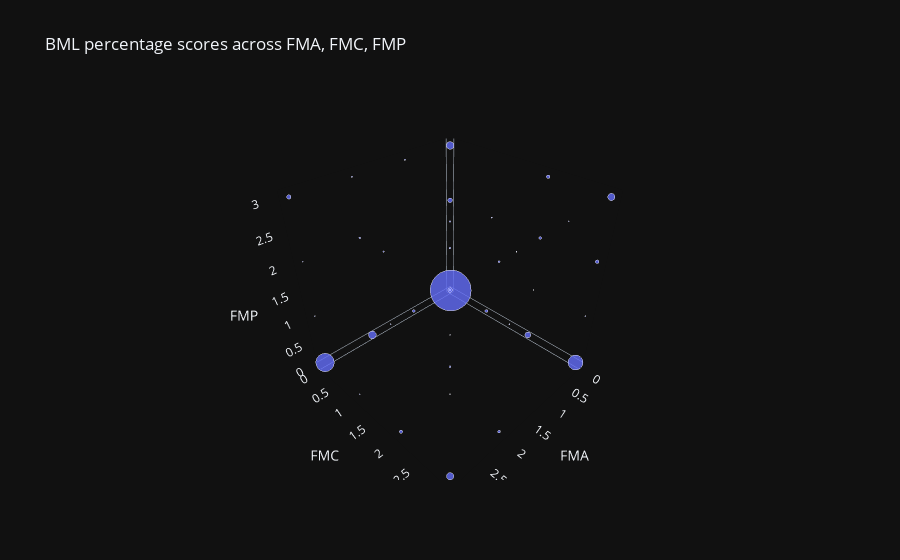

Notebook source saved alongside this figure:
### Code cell
from scripts.mbm.kl_oriented.kl_mbm_region_relationships import v00_moaks_shared_kl_mbmp_fm_df

femoral_medial_anterior_percentage = v00_moaks_shared_kl_mbmp_fm_df['V00MBMPFMA']
femoral_medial_central_percentage = v00_moaks_shared_kl_mbmp_fm_df['V00MBMPFMC']
femoral_medial_posterior_percentage = v00_moaks_shared_kl_mbmp_fm_df['V00MBMPFMP']

percentage_scatter_femoral_medial = plot_3d_moaks_data(v00_moaks_shared_kl_mbmp_fm_df)
percentage_scatter_femoral_medial.show()

### Figure 1 — Plotly figure (JSON) as saved in the notebook; plotly's stock layout.template omitted (floating-point values rounded to 4 significant figures)
{"data": [{"hovertemplate": "V00MBMPFMA=%{x}<br>V00MBMPFMC=%{y}<br>V00MBMPFMP=%{z}<br>count=%{marker.size}<extra></extra>", "legendgroup": "", "marker": {"color": "#636efa", "opacity": 0.8, "size": [1829, 4, 22, 63, 9, 2, 36, 1, 8, 13, 239, 1, 14, 56, 8, 2, 1, 4, 1, 64, 3, 2, 1, 2, 2, 8, 1, 1, 365, 1, 1, 20, 1, 11, 1, 2, 56, 3, 21], "sizemode": "area", "sizeref": 1.143, "symbol": "circle"}, "mode": "markers", "name": "", "scene": "scene", "showlegend": false, "x": [0.0, 0.0, 0.0, 0.0, 0.0, 0.0, 0.0, 0.0, 0.0, 0.0, 0.0, 0.0, 0.0, 0.0, 1.0, 1.0, 1.0, 1.0, 1.0, 2.0, 2.0, 2.0, 2.0, 2.0, 2.0, 2.0, 2.0, 2.0, 3.0, 3.0, 3.0, 3.0, 3.0, 3.0, 3.0, 3.0, 3.0, 3.0, 3.0], "y": [0.0, 0.0, 0.0, 0.0, 1.0, 1.0, 2.0, 2.0, 2.0, 2.0, 3.0, 3.0, 3.0, 3.0, 0.0, 0.0, 1.0, 2.0, 3.0, 0.0, 0.0, 0.0, 2.0, 2.0, 2.0, 3.0, 3.0, 3.0, 0.0, 0.0, 0.0, 0.0, 1.0, 2.0, 2.0, 2.0, 3.0, 3.0, 3.0], "z": [0.0, 1.0, 2.0, 3.0, 0.0, 2.0, 0.0, 1.0, 2.0, 3.0, 0.0, 1.0, 2.0, 3.0, 0.0, 3.0, 0.0, 2.0, 3.0, 0.0, 2.0, 3.0, 0.0, 2.0, 3.0, 0.0, 2.0, 3.0, 0.0, 1.0, 2.0, 3.0, 0.0, 0.0, 2.0, 3.0, 0.0, 2.0, 3.0], "type": "scatter3d"}], "layout": {"scene": {"domain": {"x": [0.0, 1.0], "y": [0.0, 1.0]}, "xaxis": {"title": {"text": "FMA"}, "showgrid": false}, "yaxis": {"title": {"text": "FMC"}, "showgrid": false}, "zaxis": {"title": {"text": "FMP"}, "showgrid": false}}, "legend": {"tracegroupgap": 0, "itemsizing": "constant"}, "title": {"text": "BML percentage scores across FMA, FMC, FMP"}}}
